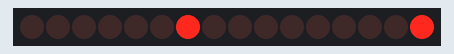
Recording of a sketch running on a simulated Arduino Uno, built with avr-gcc and run on an emulated ATmega328P. Parts: 16 shift-register outputs drawn as a row of LEDs (first output left, lit = HIGH). Wiring (inferred from the names in the program): 2 × shift register (74HC595): data pin 11; shift clock pin 10; latch pin 9. Wiring (inferred from the signals the program sends): row of LEDs: on Q0, Q1, Q2, Q3, Q4, Q5, Q6, Q7, Q8, Q9, Q10, Q11, Q12, Q13, Q14, Q15.

Above: at 0.05 s.
At 0.35 s:
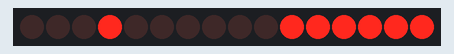
At 0.75 s:
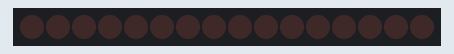
At 1.45 s:
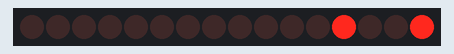
At 2.15 s:
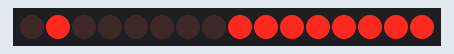
At 2.85 s:
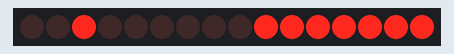
Timing chart, 0 to 3.1 s (numbered marks = the images above):
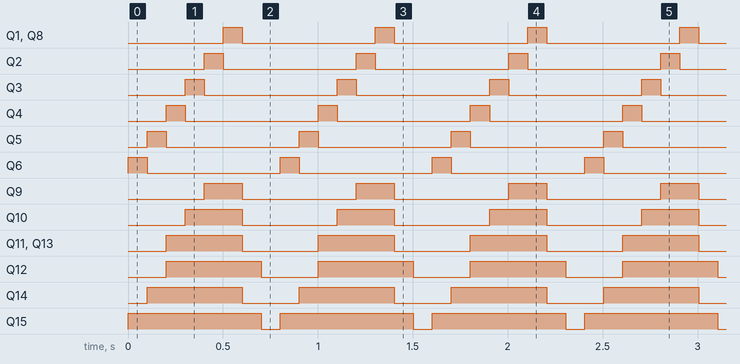

Measured:
- by itself, Q1–6, Q8: alternates HIGH for 0.10 s and LOW for 0.70 s
- by itself, Q9: alternates HIGH for 0.20 s and LOW for 0.60 s
- by itself, Q10: alternates HIGH for 0.30 s and LOW for 0.50 s
- by itself, Q11, Q13: alternates HIGH for 0.40 s and LOW for 0.40 s
- by itself, Q12, Q14: alternates HIGH for 0.50 s and LOW for 0.30 s
- by itself, Q15: alternates HIGH for 0.70 s and LOW for 0.10 s

The sketch:

MatrixMadeEZcornerturnary.ino
```cpp
// PROJECT  :MatrixMadeEZ
// PURPOSE  :Demo program of the MatrixMadeEZ Device (original design by H. Reed)
// AUTHOR   :C. D'Arcy
// DATE     :2018 09 15
// uC       :328
// STATUS   :Working
// REFERENCE:https://cdn-shop.adafruit.com/datasheets/1079datasheet.pdf
// NOTES    :Place a Voltage Divider (pot?) on the DM pin for dimming (Knight Light?)
uint8_t data = 11;        // DA: SER IN (Serial Input)
uint8_t clk = 10;         // CK: SRCK (Shift Register cloCK)
uint8_t latch = 9;       // LA: RCK (Register Clock)
uint8_t colData [] = {0x00, 0x01, 0x03, 0x1F, 0x3F, 0x7F, 0xFF}; // with both colData and rowData = 0x01,
uint8_t rowData [] = {0x00, 0x02, 0x04, 0x08, 0x10, 0x20,0x40}; //...only the top left LED should light up
uint8_t j = 0;

void setup() {
  pinMode(data, OUTPUT);      //
  pinMode(clk, OUTPUT);       //
  pinMode(latch, OUTPUT);     //
}

void loop() {
  j = j == 7 ? j = 0 : j + 1;
  digitalWrite(latch, LOW);
  shiftOut(data, clk, LSBFIRST, colData[j]);
  shiftOut(data, clk, LSBFIRST, rowData[j]);
  digitalWrite(latch, HIGH);
  delay(100);
}
```
